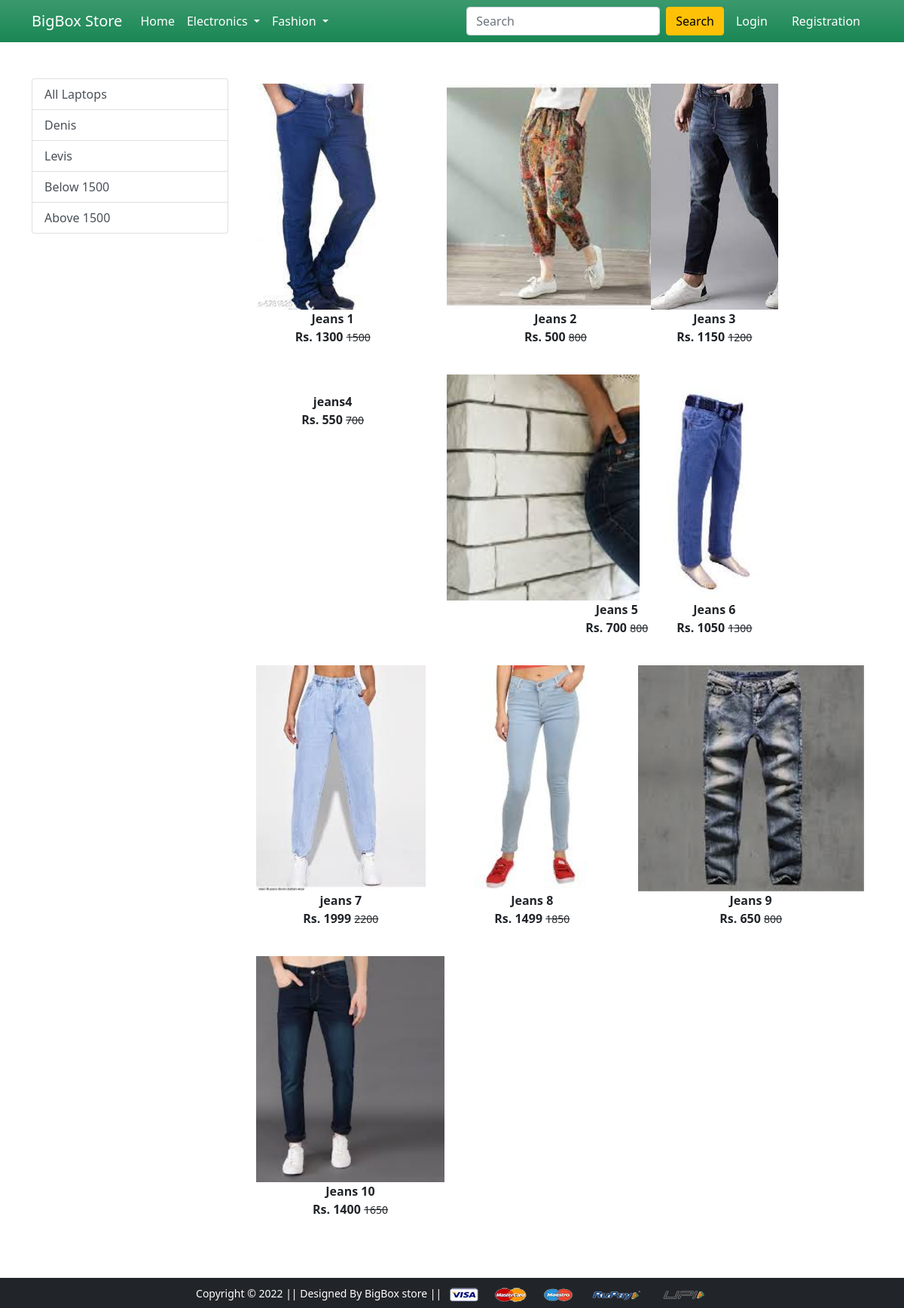
The app's page /bottomwear/ with its own data.
### app/models.py (models this page shows, shortened)
class Product(models.Model):
    title=models.CharField(max_length=200)
    selling_price=models.PositiveIntegerField()
    discounted_price=models.PositiveIntegerField()
    description=models.CharField(max_length=200, blank=True)
    brand=models.CharField(max_length=200, blank=True)
    category=models.CharField(choices=CATEGORY_CHOICES,max_length=200)
    product_image=models.ImageField( upload_to="product_image" )

### app/views.py (the view)
# urls.py: path('bottomwear/', views.bottomwear, name='bottomwear'),
def bottomwear(request, data=None):
    if data==None:
        bottomwears=Product.objects.filter(category="BW")
    elif (data=="levis" or data=="denim" ):
        bottomwears=Product.objects.filter(category="BW").filter(brand__iexact=data)
    elif data=="below":
        bottomwears=Product.objects.filter(category="BW").filter(discounted_price__lt=1500)
    elif data=="above":
        bottomwears=Product.objects.filter(category="BW").filter(discounted_price__gt=1500)
    return render(request, "app/bottomwear.html",{"bottomwears":bottomwears})

### app/context_processors.py (called while the page is built)
def counter(request):
    cart_count=0
    if "admin" in request.path:
        return{}
    else:
        try:
            carts=Cart.objects.filter(user=request.user.id)
            for q in carts:
                cart_count+=q.quantity
        except Cart.DoesNotExist:
            cart_count=0
    return dict(cart_count=cart_count)

### app/templates/app/bottomwear.html (shortened to what this page needs)
{% extends 'app/base.html' %}
{% load static %}
{% block content %}
<div class="container my-5">
    <div class="row">
     <div class="col-sm-3">
      <div class="list-group">
        <a href="{% url 'bottomwear' %}" class="list-group-item list-group-item-action" aria-current="true">All Laptops</a>
        <a href="{% url 'bottomweardata' 'denim'  %}" class="list-group-item list-group-item-action" aria-current="true">Denis</a>
        <a href="{% url 'bottomweardata' 'levis'  %}" class="list-group-item list-group-item-action">Levis</a>
        <a href="{% url 'bottomweardata' 'below'  %}" class="list-group-item list-group-item-action">Below 1500</a>
        <a href="{% url 'bottomweardata' 'above'  %}" class="list-group-item list-group-item-action">Above 1500</a>
      </div>
     </div>
     <div class="col-sm-8">
      <div class="row">
       {% for product in bottomwears %}
        <div class="col-sm-4 text-center mb-4">
         <a href="{% url 'productdetail' product.id %}" class="btn">
          <div class="item">
           <img src="{{product.product_image.url}}" alt="" height="300" class="">
           <div class="fw-bold">{{product.title}}</div>
           <div class="fw-bold">Rs. {{product.discounted_price}} <small class="fw-light text-decoration-line-through">{{product.selling_price}}</small></div>
          </div>
         </a>
        </div>
       {% endfor %}
      </div>
     </div>
    </div>
   </div>
{% endblock content %}

### records on screen
Product: product_image (picture), title "Jeans 1", discounted_price "1300", selling_price "1500"
Product: product_image (picture), title "Jeans 2", discounted_price "500", selling_price "800"
Product: product_image (picture), title "Jeans 3", discounted_price "1150", selling_price "1200"
Product: title "jeans4", discounted_price "550", selling_price "700"
Product: product_image (picture), title "Jeans 5", discounted_price "700", selling_price "800"
Product: product_image (picture), title "Jeans 6", discounted_price "1050", selling_price "1300"
Product: product_image (picture), title "jeans 7", discounted_price "1999", selling_price "2200"
Product: product_image (picture), title "Jeans 8", discounted_price "1499", selling_price "1850"
Product: product_image (picture), title "Jeans 9", discounted_price "650", selling_price "800"
Product: product_image (picture), title "Jeans 10", discounted_price "1400", selling_price "1650"
